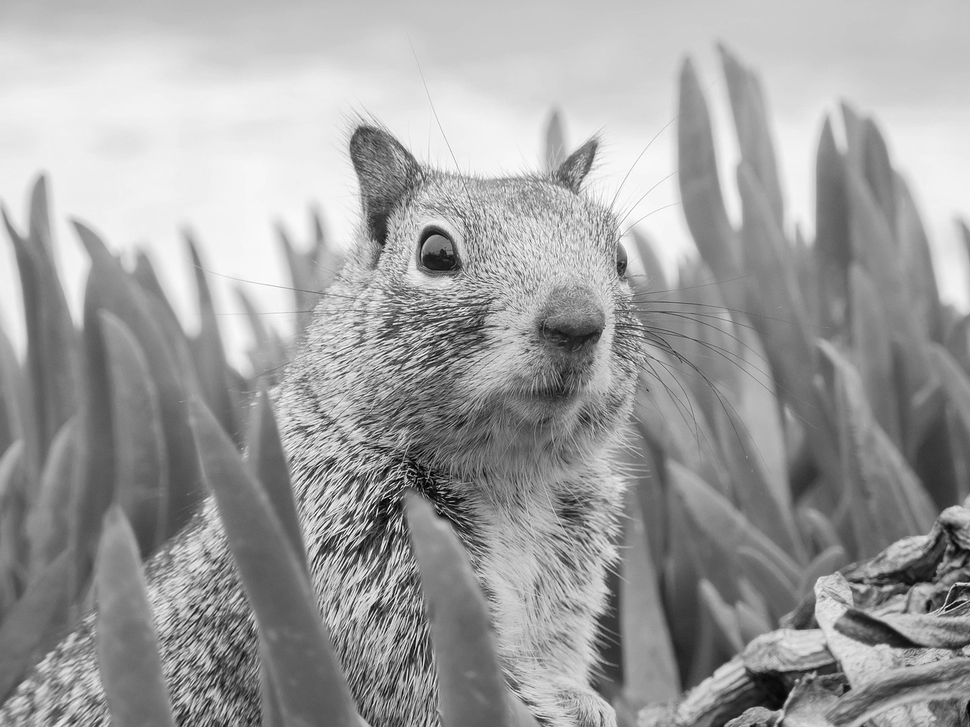
#> input picture LV5/resources/example_grayscale.png, 970 x 727 px, shrunk from 1280 x 960 before the run
$ python zad_4.py
#> lines starting #> are read from the running program, lines starting #| are printed output that depends on the picture
from sklearn import cluster
import numpy as np
import matplotlib.pyplot as plt
import matplotlib.image as mpimg

imageNew = mpimg.imread('../resources/example_grayscale.png')
#> imageNew is the input picture: shape (727, 970) float32; min 0, max 1, mean 0.624

X = imageNew.reshape((-1, 1))

plt.figure()
plt.title('Originalna slika')
plt.imshow(imageNew,  cmap='gray')

for clusterCount in range(2, 11):
    k_means = cluster.KMeans(n_clusters=clusterCount, n_init=1)
    k_means.fit(X)
    values = k_means.cluster_centers_.squeeze()
    labels = k_means.labels_
    imageNew_compressed = np.choose(labels, values)
    imageNew_compressed.shape = imageNew.shape


    plt.figure()
    plt.title('Slika komprimirana u %d clustera' %clusterCount)
    plt.imshow(imageNew_compressed,  cmap='gray')
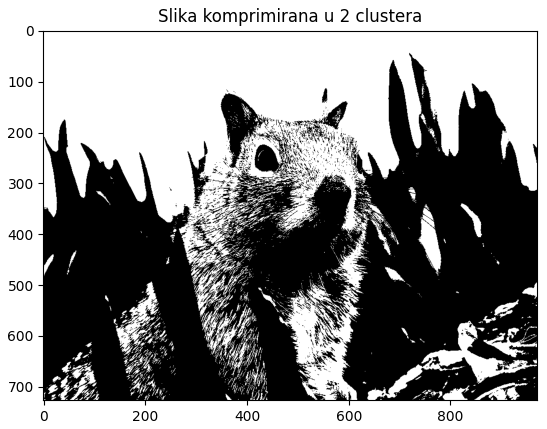
#> figure drawn by matplotlib, 1 panel
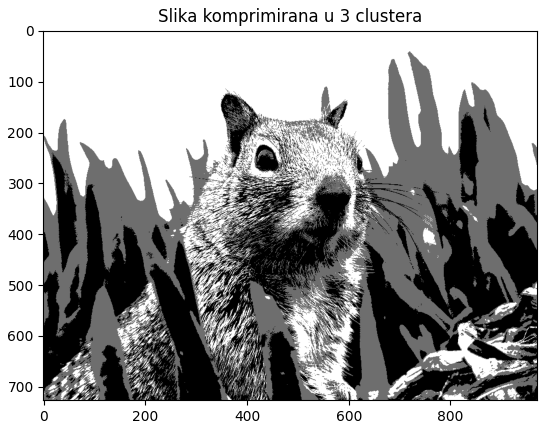
#> figure drawn by matplotlib, 1 panel
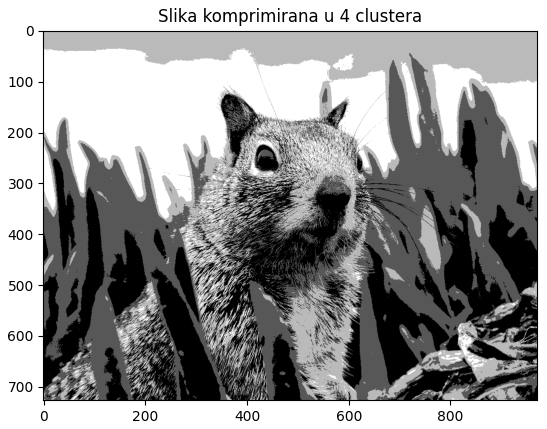
#> figure drawn by matplotlib, 1 panel
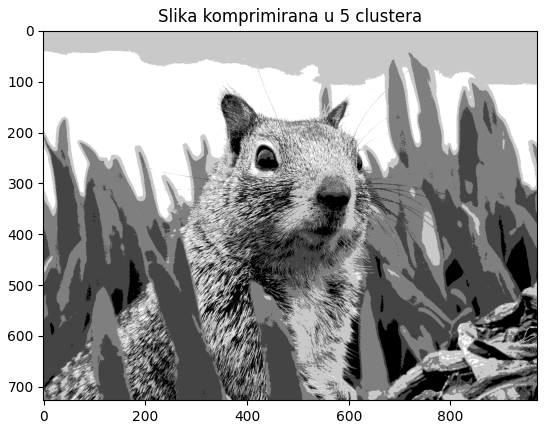
#> figure drawn by matplotlib, 1 panel
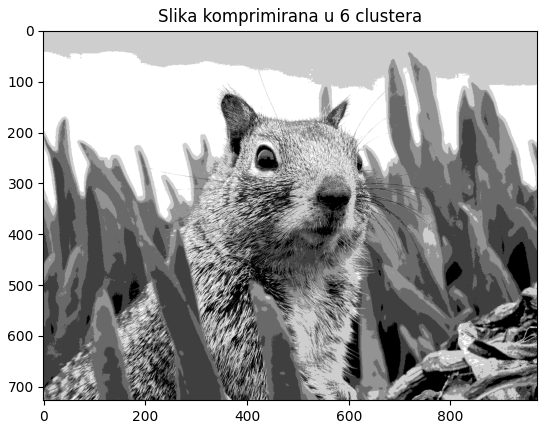
#> figure drawn by matplotlib, 1 panel
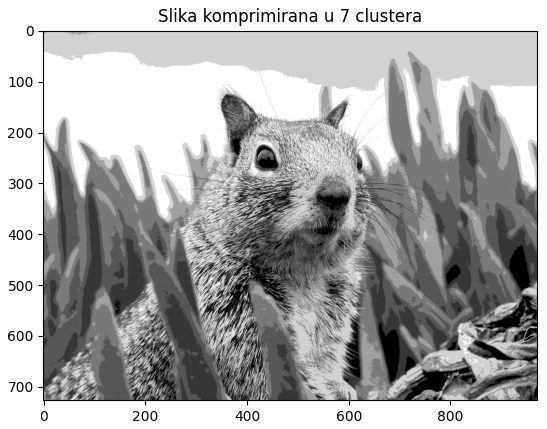
#> figure drawn by matplotlib, 1 panel
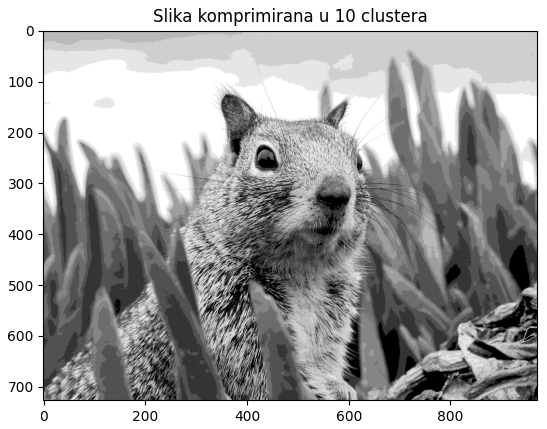
#> figure drawn by matplotlib, 1 panel
